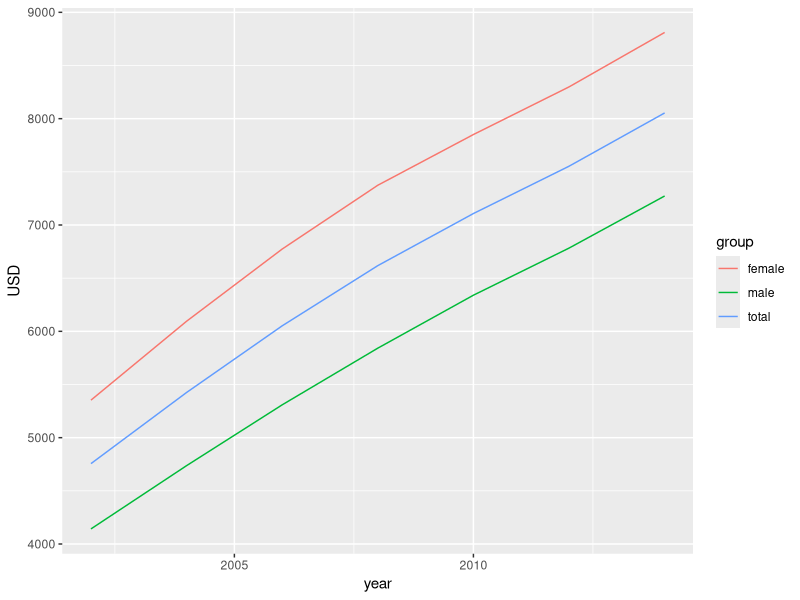

Generate this figure with R:
#import statements
library(tidyverse)
library(tidyr)
library(dplyr)
library(readr)
library(ggplot2)

slide4_data <- read_csv("Table 7 personal health care per capita AGE GENDER.csv")

# this line is setting the names of columns equal to the data in the third row which contains the years
names(slide4_data) <- lapply(slide4_data[3, ], as.character)

# this line removes rows 1:3
slide4 <- slide4_data[-1:-3,]

# removes unwanted client
slide4 <- slide4[1:8]


#the gather function should only take the first 8
tidy_slide4 <- gather(slide4[1:8],
                      key = "year",
                      value = "USD",
                      2:8) %>%
  rename(ageGroup = "Age group") %>%
  #filters out rows with "NA"
  filter(!is.na(USD)) %>%
  #converts years to numeric
  mutate(Year = as.numeric(year))

#removes all of the commas and replaces it with a "" character
tidy_slide4$USD <- gsub(",", "", tidy_slide4$USD, fixed = TRUE)

#converts string USD into int USD
tidy_slide4 <- tidy_slide4 %>%
  mutate(USD = as.numeric(USD)) %>%
  select(-(year))
  

total <- slide4[-9:-25,]

total_2 <- gather(total[1:8],
                  key = "year",
                  value = "USD",
                  2:8) %>%
  mutate(group = "total") %>%
  rename(ageGroup = "Age group")

total_2$USD <- gsub(",", "", total_2$USD, fixed = TRUE)

total_2 <- total_2 %>%
  mutate(year = as.numeric(year),
         dollars = as.numeric(USD)) %>%
  select(ageGroup, group, year, dollars) %>%
  rename(USD = dollars)


male_female <- slide4[-1:-8,]

male <- male_female[-9:-17,] 

male_2 <- gather(male[1:8],
                 key = "year",
                 value = "USD",
                 2:8) %>%
  mutate(group = "male") %>%
  rename(ageGroup = "Age group")

male_2$USD <- gsub(",", "", male_2$USD, fixed = TRUE)

male_2 <- male_2 %>%
  mutate(year = as.numeric(year),
         dollars = as.numeric(USD)) %>%
  select(ageGroup, group, year, dollars) %>%
  rename(USD = dollars)

female <- male_female[-1:-8,]

female_2 <- gather(female[1:8],
                   key = "year",
                   value = "USD",
                   2:8) %>%
  mutate(group = "female") %>%
  rename(ageGroup = "Age group") %>%
  filter(!is.na(USD))

female_2$USD <- gsub(",", "", female_2$USD, fixed = TRUE)

female_2 <- female_2 %>%
  mutate(year = as.numeric(year),
         dollars = as.numeric(USD)) %>%
  select(ageGroup, group, year, dollars) %>%
  rename(USD = dollars)


gender <- bind_rows(total_2, male_2, female_2)

gender_total <- gender %>%
  filter(ageGroup == "Total" | ageGroup == "Males" | ageGroup == "Females")

ggplot(gender_total, aes(year, USD, color = group)) +
  geom_line()
